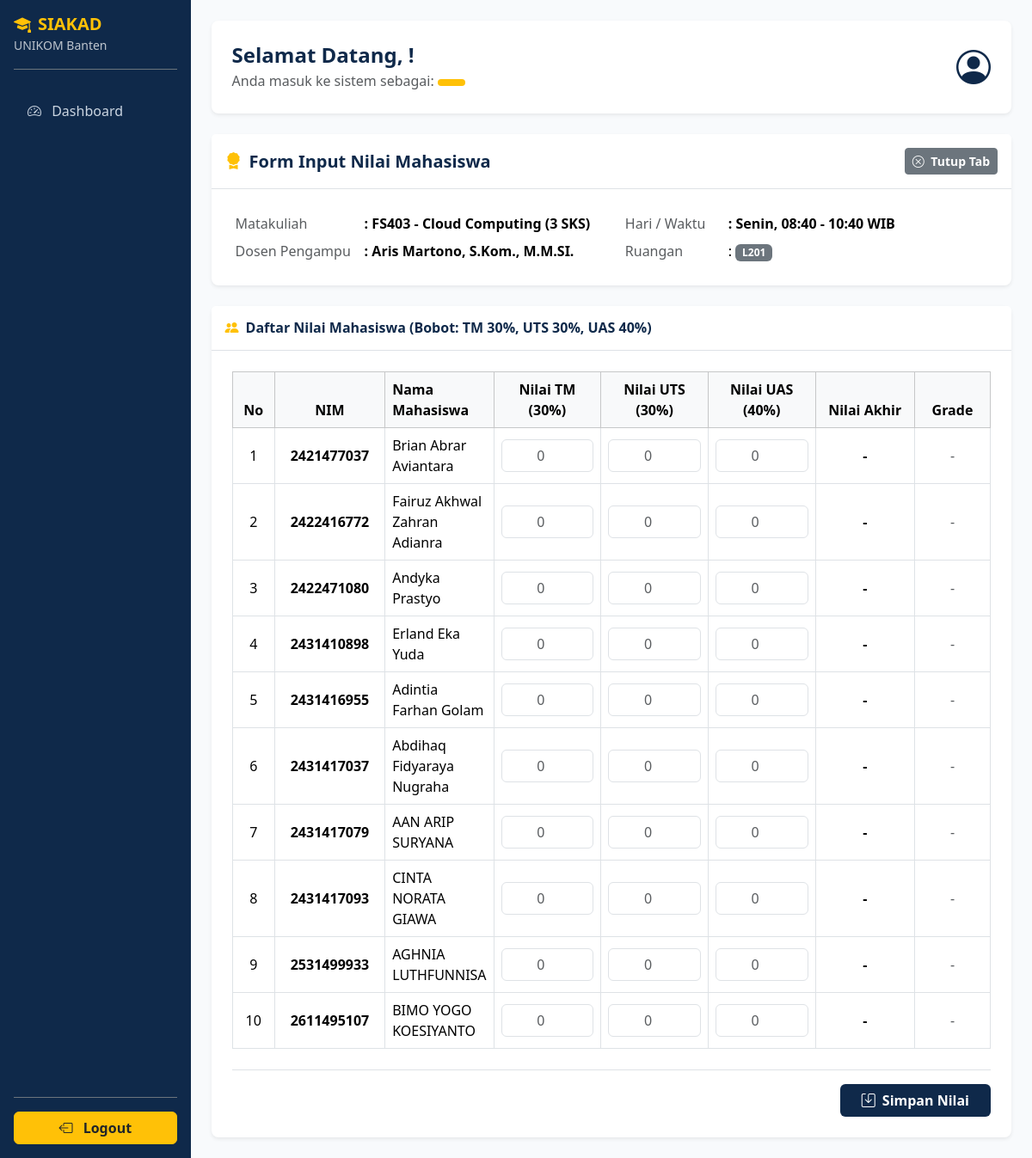
/input_nilai.php?id=1, run on the app's committed database.
### tables this page shows
CREATE TABLE `jadwal` (
  `id_jadwal` int(11) NOT NULL,
  `kode_mk` char(5) NOT NULL,
  `hari` enum('Senin','Selasa','Rabu','Kamis','Jumat','Sabtu') NOT NULL,
  `jam_mulai` time NOT NULL,
  `jam_selesai` time NOT NULL,
  `ruangan` char(5) NOT NULL,
  `nid` char(5) NOT NULL
);

CREATE TABLE `matakuliah` (
  `kode_mk` char(5) NOT NULL,
  `nama_mk` varchar(100) NOT NULL,
  `sks` int(1) NOT NULL
);

CREATE TABLE `dosen` (
  `nid` char(5) NOT NULL,
  `nama_lengkap` varchar(100) NOT NULL
);

CREATE TABLE `krs` (
  `id_krs` int(11) NOT NULL,
  `nim` char(10) NOT NULL,
  `id_jadwal` int(11) NOT NULL,
  `pertemuan1` time DEFAULT NULL,
  `pertemuan2` time DEFAULT NULL,
  `pertemuan3` time DEFAULT NULL,
  `pertemuan4` time DEFAULT NULL,
  `pertemuan5` time DEFAULT NULL,
  `nilai_tm` int(3) DEFAULT NULL,
  `nilai_uts` int(3) DEFAULT NULL,
  `nilai_uas` int(3) DEFAULT NULL,
  `nilai_akhir` decimal(5,2) DEFAULT NULL,
  `grade` char(1) DEFAULT NULL
);

CREATE TABLE `mahasiswa` (
  `nim` varchar(10) NOT NULL,
  `nama` varchar(100) NOT NULL,
  `jurusan` varchar(100) NOT NULL
);

### input_nilai.php (the view, shortened to what this page needs)
<?php
include 'koneksi.php';
$id_jadwal = $_GET['id'];
include 'header.php';
$query_jadwal = mysqli_query($koneksi, "
    SELECT jadwal.*, matakuliah.nama_mk, matakuliah.sks, dosen.nama_lengkap AS nama_dosen
    FROM jadwal
    INNER JOIN matakuliah ON jadwal.kode_mk = matakuliah.kode_mk
    INNER JOIN dosen ON jadwal.nid = dosen.nid
    WHERE jadwal.id_jadwal = '$id_jadwal'
");
$jadwal = mysqli_fetch_assoc($query_jadwal);
$query_mhs = mysqli_query($koneksi, "
    SELECT krs.*, mahasiswa.nama, mahasiswa.jurusan
    FROM krs
    INNER JOIN mahasiswa ON krs.nim = mahasiswa.nim
    WHERE krs.id_jadwal = '$id_jadwal'
    ORDER BY mahasiswa.nim ASC
");
$no = 1;
?>
        <div class="card border-0 shadow-sm rounded-3 mb-4">
            <div class="card-header bg-white py-3 d-flex justify-content-between align-items-center border-bottom">
                <h5 class="fw-bold mb-0" style="color: #0f294a;">
                    <i class="bi bi-award-fill me-2 text-warning"></i>Form Input Nilai Mahasiswa
                </h5>
                <button type="button" onclick="window.close()" class="btn btn-secondary btn-sm fw-semibold">
                    <i class="bi bi-x-circle me-1"></i> Tutup Tab
                </button>
            </div>
            <div class="card-body p-4">
                <div class="row">
                    <div class="col-md-6">
                        <table class="table table-borderless table-sm mb-0">
                            <tr>
                                <td class="text-muted" width="150">Matakuliah</td>
                                <td class="fw-semibold">: <?= $jadwal['kode_mk']; ?> - <?= $jadwal['nama_mk']; ?> (<?= $jadwal['sks']; ?> SKS)</td>
                            </tr>
                            <tr>
                                <td class="text-muted">Dosen Pengampu</td>
                                <td class="fw-semibold">: <?= $jadwal['nama_dosen']; ?></td>
                            </tr>
                        </table>
                    </div>
                    <div class="col-md-6">
                        <table class="table table-borderless table-sm mb-0">
                            <tr>
                                <td class="text-muted" width="120">Hari / Waktu</td>
                                <td class="fw-semibold">: <?= $jadwal['hari']; ?>, <?= date('H:i', strtotime($jadwal['jam_mulai'])); ?> - <?= date('H:i', strtotime($jadwal['jam_selesai'])); ?> WIB</td>
                            </tr>
                            <tr>
                                <td class="text-muted">Ruangan</td>
                                <td>: <span class="badge bg-secondary"><?= $jadwal['ruangan']; ?></span></td>
                            </tr>
                        </table>
                    </div>
                </div>
            </div>
        </div>
        <div class="card border-0 shadow-sm rounded-3">
            <div class="card-header bg-white py-3 d-flex justify-content-between align-items-center border-bottom">
                <h6 class="fw-bold mb-0" style="color: #0f294a;">
                    <i class="bi bi-people-fill me-2 text-warning"></i>Daftar Nilai Mahasiswa (Bobot: TM 30%, UTS 30%, UAS 40%)
                </h6>
            </div>
            <form action="" method="POST">
                <div class="card-body p-4">
                    <div class="table-responsive">
                        <table class="table table-hover table-bordered align-middle mb-0">
                            <thead class="table-light text-center">
                                <tr>
                                    <th width="50">No</th>
                                    <th width="130">NIM</th>
                                    <th class="text-start">Nama Mahasiswa</th>
                                    <th width="130">Nilai TM (30%)</th>
                                    <th width="130">Nilai UTS (30%)</th>
                                    <th width="130">Nilai UAS (40%)</th>
                                    <th width="120">Nilai Akhir</th>
                                    <th width="90">Grade</th>
                                </tr>
                            </thead>
                            <tbody>
                            <?php if (mysqli_num_rows($query_mhs) > 0) { ?>
                                <?php foreach ($query_mhs as $mhs) { ?>
                                <tr>
                                    <td class="text-center"><?= $no++; ?></td>
                                    <td class="text-center fw-semibold">
                                        <?= $mhs['nim']; ?>
                                    </td>
                                    <td><?= $mhs['nama']; ?></td>
                                    <td>
                                        <input type="number" step="0.01" min="0" max="100" name="nilai_tm[]" class="form-control text-center" placeholder="0" value="<?= $mhs['nilai_tm']; ?>">
                                    </td>
                                    <td>
                                        <input type="number" step="0.01" min="0" max="100" name="nilai_uts[]" class="form-control text-center" placeholder="0" value="<?= $mhs['nilai_uts']; ?>">
                                    </td>
                                    <td>
                                        <input type="number" step="0.01" min="0" max="100" name="nilai_uas[]" class="form-control text-center" placeholder="0" value="<?= $mhs['nilai_uas']; ?>">
                                    </td>
                                    <td class="text-center fw-bold">
                                        <?= ($mhs['nilai_akhir'] !== null) ? number_format($mhs['nilai_akhir'], 2) : '-'; ?>
                                    </td>
                                    <td class="text-center">
                                        <?php if (!empty($mhs['grade'])) { ?>
                                            <span class="badge bg-primary fs-6 px-3 py-1"><?= $mhs['grade']; ?></span>
                                        <?php } else { ?>
                                            <span class="text-muted">-</span>
                                        <?php } ?>
                                    </td>
                                </tr>
                                <?php } ?>
                            <?php } ?>
                            </tbody>
                        </table>
                    </div>
                    <?php if (mysqli_num_rows($query_mhs) > 0) { ?>
                    <div class="mt-4 pt-3 border-top d-flex justify-content-end">
                        <button type="submit" name="simpan" class="btn text-white fw-semibold px-4" style="background-color: #0f294a;">
                            <i class="bi bi-save me-1"></i> Simpan Nilai
                        </button>
                    </div>
                    <?php } ?>
                </div>
            </form>
        </div>
    </div>
</div>
</body>
</html>

### header.php (style rules this page uses)
body { background-color: #f8fafc; }

### data on the page
jadwal: kode_mk "FS403", kode_mk.nama_mk "Cloud Computing", kode_mk.sks "3", nid.nama_lengkap "Aris Martono, S.Kom., M.M.SI.", hari "Senin", jam_mulai "08:40", jam_selesai "10:40", ruangan "L201"
krs: nim "2421477037", nim.nama "Brian Abrar Aviantara"
krs: nim "2422416772", nim.nama "Fairuz Akhwal Zahran Adianra"
krs: nim "2422471080", nim.nama "Andyka Prastyo"
krs: nim "2431410898", nim.nama "Erland Eka Yuda"
krs: nim "2431416955", nim.nama "Adintia Farhan Golam"
krs: nim "2431417037", nim.nama "Abdihaq Fidyaraya Nugraha"
krs: nim "2431417079", nim.nama "AAN ARIP SURYANA"
krs: nim "2431417093", nim.nama "CINTA NORATA GIAWA"
krs: nim "2531499933", nim.nama "AGHNIA LUTHFUNNISA"
krs: nim "2611495107", nim.nama "BIMO YOGO KOESIYANTO"
